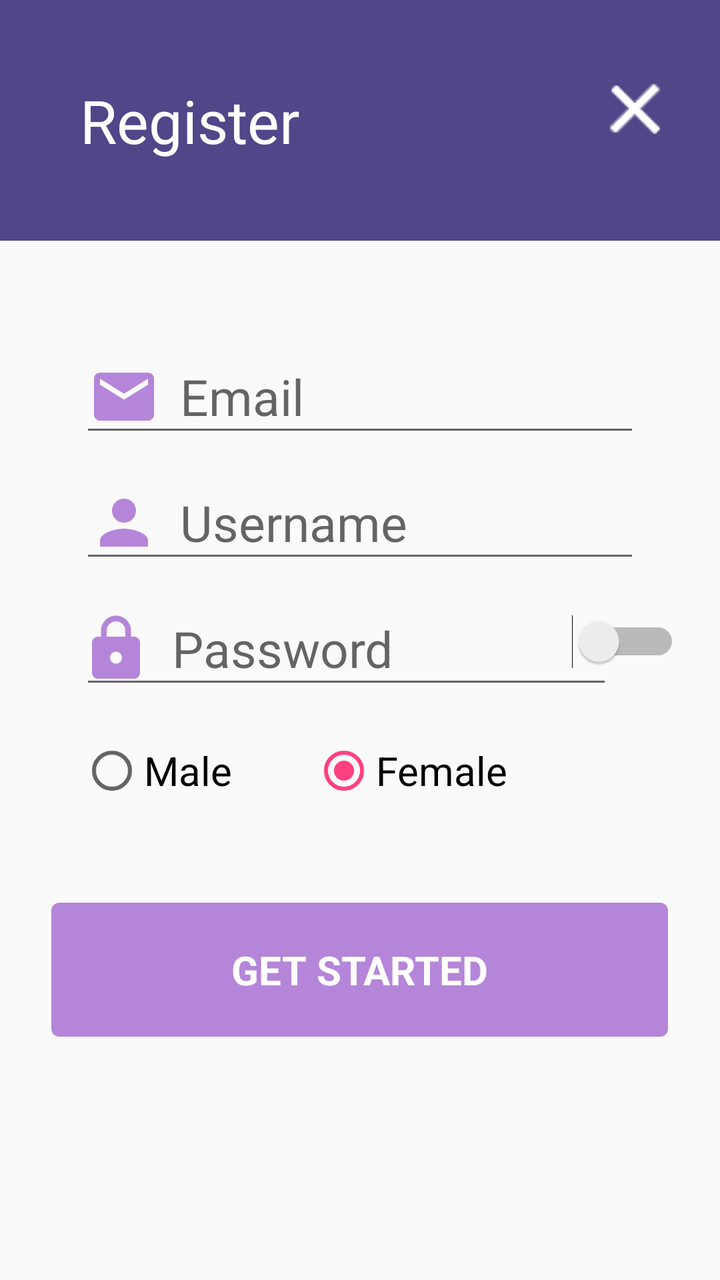
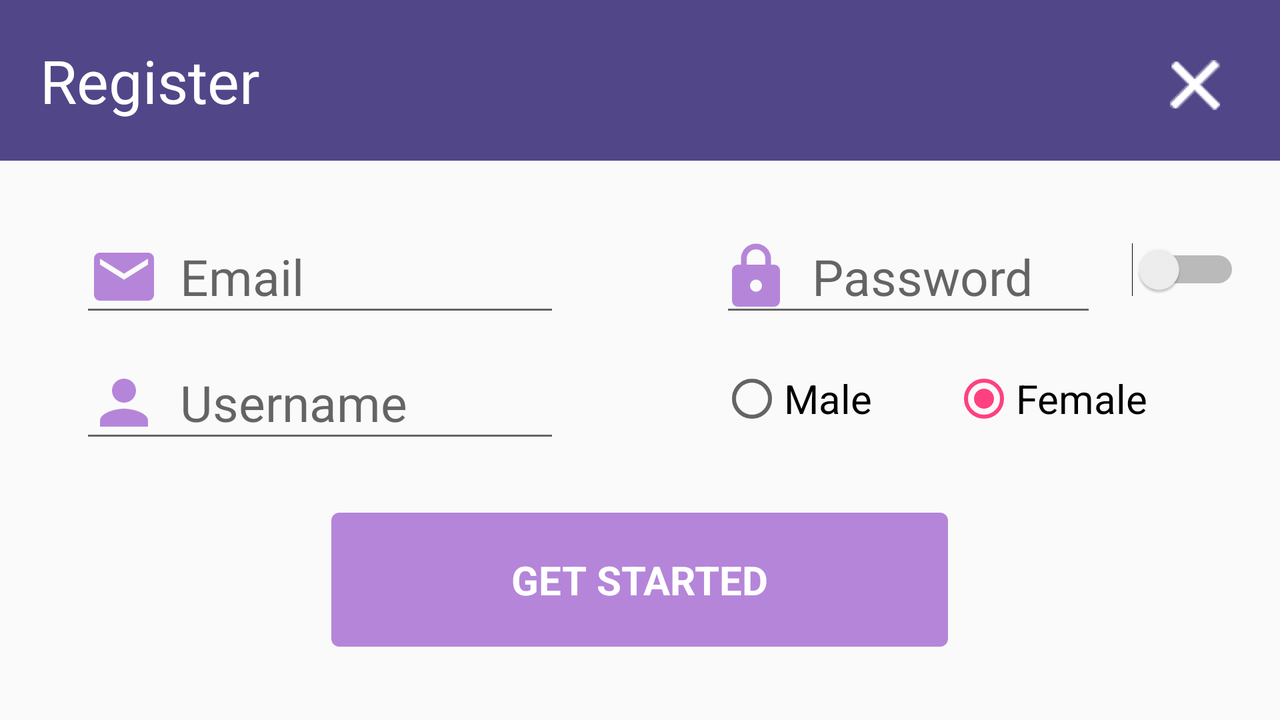

Compare how this app lays out the same screen by default and in its alternative resource folder. The renders come first, then the two layout files and the values they reference.
<!-- AndroidManifest.xml: application theme AppTheme -->
<!-- res/layout/resgiter.xml -->
<?xml version="1.0" encoding="utf-8"?>
<RelativeLayout xmlns:android="http://schemas.android.com/apk/res/android"
    android:id="@+id/activity_main"
    android:layout_width="match_parent"
    android:layout_height="match_parent">

    <TextView
        android:id="@+id/tvRegister"
        style="@style/TextViewTitleLoginAndResgiter"
        android:layout_width="match_parent"
        android:layout_height="wrap_content"
        android:text="@string/register_tv_title" />

    <ImageView
        android:id="@+id/imClose"
        android:layout_width="@dimen/register_imv_close_view_size"
        android:layout_height="@dimen/register_imv_close_view_size"
        android:layout_alignParentEnd="true"
        android:layout_alignParentRight="true"
        android:layout_marginEnd="@dimen/login_imv_add_view_padding_right"
        android:layout_marginRight="@dimen/login_imv_add_view_padding_right"
        android:layout_marginTop="@dimen/register_imv_close_padding_top"
        android:contentDescription="@null"
        android:src="@drawable/ic_close" />

    <EditText
        android:id="@+id/edEmail"
        style="@style/EditTextLoginAndRegister"
        android:layout_below="@+id/tvRegister"
        android:layout_marginTop="@dimen/register_edt_username_margin_top"
        android:drawableLeft="@drawable/ic_email"
        android:drawableStart="@drawable/ic_email"
        android:hint="@string/register_edt_email_hint"
        android:inputType="textEmailAddress" />

    <EditText
        android:id="@+id/edUsername"
        style="@style/EditTextLoginAndRegister"
        android:layout_below="@+id/edEmail"
        android:layout_marginTop="10dp"
        android:drawableLeft="@drawable/ic_person"
        android:drawableStart="@drawable/ic_person"
        android:hint="@string/register_edt_username_hint"
        android:inputType="text" />

    <FrameLayout
        android:id="@+id/frPassword"
        android:layout_width="match_parent"
        android:layout_height="wrap_content"
        android:layout_below="@+id/edUsername">

        <EditText
            android:id="@+id/edPassword"
            style="@style/EditTextLoginAndRegister"
            android:layout_width="wrap_content"
            android:layout_marginTop="@dimen/login_edt_password_margintop"
            android:drawableLeft="@drawable/ic_lock"
            android:drawableStart="@drawable/ic_lock"
            android:hint="@string/login_edt_password_hint"
            android:inputType="textPassword"
            android:paddingEnd="@dimen/register_edt_password_padding_right"
            android:paddingLeft="@dimen/register_edt_padding_start_left"
            android:paddingRight="@dimen/register_edt_password_padding_right"
            android:paddingStart="@dimen/register_edt_padding_start_left" />

        <Switch
            android:id="@+id/swPassword"
            android:layout_width="wrap_content"
            android:layout_height="wrap_content"
            android:layout_gravity="end|bottom"
            android:layout_marginBottom="@dimen/register_switch_margin_bottom"
            android:layout_marginEnd="@dimen/register_switch_margin_right"
            android:layout_marginRight="@dimen/register_switch_margin_right" />
    </FrameLayout>

    <RadioGroup
        android:id="@+id/rdgroupGender"
        android:layout_width="match_parent"
        android:layout_height="wrap_content"
        android:layout_below="@+id/frPassword"
        android:orientation="horizontal">

        <RadioButton
            android:id="@+id/rdbtnMale"
            style="@style/RadioButtonGenderRegister"
            android:layout_width="wrap_content"
            android:layout_height="wrap_content"
            android:text="@string/register_radiobtn_nam" />

        <RadioButton
            android:id="@+id/rdbtnFemale"
            style="@style/RadioButtonGenderRegister"
            android:layout_width="wrap_content"
            android:layout_height="wrap_content"
            android:checked="true"
            android:text="@string/register_radiobtn_nu" />
    </RadioGroup>

    <TextView
        android:id="@+id/tvStarted"
        android:layout_width="wrap_content"
        android:layout_height="wrap_content"
        android:layout_below="@+id/rdgroupGender"
        android:layout_centerHorizontal="true"
        android:layout_marginTop="@dimen/register_tv_started_margin_top"
        android:background="@drawable/login_signin_corner"
        android:paddingBottom="@dimen/login_tv_signin_padding_top_bottom"
        android:paddingLeft="@dimen/register_tv_started_padding_right_left"
        android:paddingRight="@dimen/register_tv_started_padding_right_left"
        android:paddingTop="@dimen/login_tv_signin_padding_top_bottom"
        android:text="@string/register_tv_get_started"
        android:textColor="@color/login_tv_text_color"
        android:textSize="@dimen/login_tv_signin_size_text"
        android:textStyle="bold" />
</RelativeLayout>
<!-- resources referenced by this layout -->
<resources>
  <color name="login_tv_text_color">#ffffff</color>
  <dimen name="login_edt_password_margintop">10dp</dimen>
  <dimen name="login_imv_add_view_padding_right">30dp</dimen>
  <dimen name="login_tv_signin_padding_top_bottom">20dp</dimen>
  <dimen name="login_tv_signin_size_text">20sp</dimen>
  <dimen name="register_edt_padding_start_left">0dp</dimen>
  <dimen name="register_edt_password_padding_right">110dp</dimen>
  <dimen name="register_edt_username_margin_top">50dp</dimen>
  <dimen name="register_imv_close_padding_top">42dp</dimen>
  <dimen name="register_imv_close_view_size">25dp</dimen>
  <dimen name="register_switch_margin_bottom">15dp</dimen>
  <dimen name="register_switch_margin_right">20dp</dimen>
  <dimen name="register_tv_started_margin_top">50dp</dimen>
  <dimen name="register_tv_started_padding_right_left">90dp</dimen>
  <!-- drawable ic_close: png bitmap (drawable-xxxhdpi, 22265 bytes) -->
  <!-- drawable ic_email: png bitmap (drawable-xxxhdpi, 1030 bytes) -->
  <!-- drawable ic_lock: png bitmap (drawable-xxxhdpi, 1395 bytes) -->
  <!-- drawable ic_person: png bitmap (drawable-xxxhdpi, 1237 bytes) -->
  <!-- drawable login_signin_corner (drawable) -->
  <?xml version="1.0" encoding="utf-8"?>
  <shape android:shape="rectangle" xmlns:android="http://schemas.android.com/apk/res/android">
      <solid android:color="@color/login_tv_signin_backgroud"/>
      <corners android:radius="4dp" />
  </shape>
  <string name="login_edt_password_hint">Password</string>
  <string name="register_edt_email_hint">Email</string>
  <string name="register_edt_username_hint">Username</string>
  <string name="register_radiobtn_nam">Male</string>
  <string name="register_radiobtn_nu">Female</string>
  <string name="register_tv_get_started">GET STARTED</string>
  <string name="register_tv_title">Register</string>
  <style name="EditTextLoginAndRegister">
          <item name="android:textSize">@dimen/login_layoutrelaytive_text_size</item>
          <item name="android:layout_width">match_parent</item>
          <item name="android:layout_height">wrap_content</item>
          <item name="android:drawablePadding">@dimen/login_edt_padding_drawable</item>
          <item name="android:layout_marginRight">@dimen/login_edt_margin_right_left</item>
          <item name="android:layout_marginLeft">@dimen/login_edt_margin_right_left</item>
      </style>
  <style name="RadioButtonGenderRegister">
          <item name="android:layout_marginTop">@dimen/register_rdbtn_margin_top</item>
          <item name="android:layout_marginLeft">@dimen/register_rdbtn_margin_left</item>
          <item name="android:textSize">@dimen/register_rdbtn_text_size</item>
      </style>
  <style name="TextViewTitleLoginAndResgiter">
          <item name="android:background">@color/login_tv_logo_background</item>
          <item name="android:padding">@dimen/login_tv_logo_padding</item>
          <item name="android:textColor">@color/login_tv_text_color</item>
          <item name="android:textSize">@dimen/login_tv_logo_size</item>
      </style>
  <style name="AppTheme" parent="Theme.AppCompat.Light.NoActionBar">
          
          <item name="colorPrimary">@color/colorPrimary</item>
          <item name="colorPrimaryDark">@color/colorPrimaryDark</item>
          <item name="colorAccent">@color/colorAccent</item>
      </style>
  <color name="login_tv_signin_backgroud">#b585d9</color>
  <dimen name="login_layoutrelaytive_text_size">25sp</dimen>
  <dimen name="login_edt_padding_drawable">10dp</dimen>
  <dimen name="login_edt_margin_right_left">40dp</dimen>
  <dimen name="register_rdbtn_margin_top">20dp</dimen>
  <dimen name="register_rdbtn_margin_left">40dp</dimen>
  <dimen name="register_rdbtn_text_size">20sp</dimen>
  <color name="login_tv_logo_background">#514688</color>
  <dimen name="login_tv_logo_padding">40dp</dimen>
  <dimen name="login_tv_logo_size">30sp</dimen>
  <color name="colorPrimary">#3F51B5</color>
  <color name="colorPrimaryDark">#303F9F</color>
  <color name="colorAccent">#FF4081</color>
</resources>
<!-- res/layout-land/resgiter.xml (the author's variant of the layout above) -->
<!-- drawn on the phone turned sideways -->
<?xml version="1.0" encoding="utf-8"?>
<RelativeLayout xmlns:android="http://schemas.android.com/apk/res/android"
    android:id="@+id/activity_main"
    android:layout_width="match_parent"
    android:layout_height="match_parent">

    <TextView
        android:id="@+id/tvRegister"
        style="@style/TextViewTitleLoginAndResgiter"
        android:layout_width="match_parent"
        android:layout_height="wrap_content"
        android:padding="20dp"
        android:text="@string/register_tv_title" />

    <ImageView
        android:id="@+id/imClose"
        android:layout_width="@dimen/register_imv_close_view_size"
        android:layout_height="@dimen/register_imv_close_view_size"
        android:layout_alignParentEnd="true"
        android:layout_alignParentRight="true"
        android:layout_marginEnd="@dimen/login_imv_add_view_padding_right"
        android:layout_marginRight="@dimen/login_imv_add_view_padding_right"
        android:layout_marginTop="@dimen/resgiter_land_imv_close_margin_top"
        android:contentDescription="@null"
        android:src="@drawable/ic_close" />

    <LinearLayout
        android:id="@+id/layoutComponent"
        android:layout_width="match_parent"
        android:layout_height="wrap_content"
        android:layout_below="@+id/tvRegister"
        android:baselineAligned="false"
        android:orientation="horizontal">

        <LinearLayout
            android:layout_width="1dp"
            android:layout_height="match_parent"
            android:layout_weight="1"
            android:orientation="vertical">

            <EditText
                android:id="@+id/edEmail"
                style="@style/EditTextLoginAndRegister"
                android:layout_marginTop="@dimen/register_land_edt_email_and_pw_margin_top"
                android:drawableLeft="@drawable/ic_email"
                android:drawableStart="@drawable/ic_email"
                android:hint="@string/register_edt_email_hint"
                android:inputType="textEmailAddress" />

            <EditText
                android:id="@+id/edUsername"
                style="@style/EditTextLoginAndRegister"
                android:layout_marginTop="@dimen/register_land_edt_username_margin_top"
                android:drawableLeft="@drawable/ic_person"
                android:drawableStart="@drawable/ic_person"
                android:hint="@string/register_edt_username_hint"
                android:inputType="text" />
        </LinearLayout>

        <LinearLayout
            android:layout_width="1dp"
            android:layout_height="match_parent"
            android:layout_weight="1"
            android:orientation="vertical">

            <FrameLayout
                android:id="@+id/frPassword"
                android:layout_width="match_parent"
                android:layout_height="wrap_content">

                <EditText
                    android:id="@+id/edPassword"
                    style="@style/EditTextLoginAndRegister"
                    android:layout_width="wrap_content"
                    android:layout_marginTop="@dimen/register_land_edt_email_and_pw_margin_top"
                    android:drawableLeft="@drawable/ic_lock"
                    android:drawableStart="@drawable/ic_lock"
                    android:hint="@string/login_edt_password_hint"
                    android:inputType="textPassword"
                    android:paddingEnd="@dimen/register_land_edt_password_padding_right"
                    android:paddingLeft="@dimen/register_edt_padding_start_left"
                    android:paddingRight="@dimen/register_land_edt_password_padding_right"
                    android:paddingStart="@dimen/register_edt_padding_start_left" />

                <Switch
                    android:id="@+id/swPassword"
                    android:layout_width="wrap_content"
                    android:layout_height="wrap_content"
                    android:layout_gravity="end|bottom"
                    android:layout_marginBottom="@dimen/register_switch_margin_bottom"
                    android:layout_marginEnd="@dimen/register_switch_margin_right"
                    android:layout_marginRight="@dimen/register_switch_margin_right" />
            </FrameLayout>

            <RadioGroup
                android:id="@+id/rdgroupGender"
                android:layout_width="match_parent"
                android:layout_height="wrap_content"
                android:orientation="horizontal">

                <RadioButton
                    android:id="@+id/rdbtnMale"
                    style="@style/RadioButtonGenderRegister"
                    android:layout_width="wrap_content"
                    android:layout_height="wrap_content"
                    android:text="@string/register_radiobtn_nam" />

                <RadioButton
                    android:id="@+id/rdbtnFemale"
                    style="@style/RadioButtonGenderRegister"
                    android:layout_width="wrap_content"
                    android:layout_height="wrap_content"
                    android:checked="true"
                    android:text="@string/register_radiobtn_nu" />
            </RadioGroup>
        </LinearLayout>
    </LinearLayout>

    <TextView
        android:id="@+id/tvStarted"
        android:layout_width="wrap_content"
        android:layout_height="wrap_content"
        android:layout_below="@+id/layoutComponent"
        android:layout_centerHorizontal="true"
        android:layout_marginTop="@dimen/register_land_tv_start_margin_top"
        android:background="@drawable/login_signin_corner"
        android:paddingBottom="@dimen/login_tv_signin_padding_top_bottom"
        android:paddingLeft="@dimen/register_tv_started_padding_right_left"
        android:paddingRight="@dimen/register_tv_started_padding_right_left"
        android:paddingTop="@dimen/login_tv_signin_padding_top_bottom"
        android:text="@string/register_tv_get_started"
        android:textColor="@color/login_tv_text_color"
        android:textSize="@dimen/login_tv_signin_size_text"
        android:textStyle="bold" />
</RelativeLayout>
<!-- resources referenced by the variant -->
<!-- as the phone turned sideways resolves them -->
<resources>
  <color name="login_tv_text_color">#ffffff</color>
  <dimen name="login_imv_add_view_padding_right">30dp</dimen>
  <dimen name="login_tv_signin_padding_top_bottom">20dp</dimen>
  <dimen name="login_tv_signin_size_text">20sp</dimen>
  <dimen name="register_edt_padding_start_left">0dp</dimen>
  <dimen name="register_imv_close_view_size">25dp</dimen>
  <dimen name="register_land_edt_email_and_pw_margin_top">30dp</dimen>
  <dimen name="register_land_edt_password_padding_right">32dp</dimen>
  <dimen name="register_land_edt_username_margin_top">10dp</dimen>
  <dimen name="register_land_tv_start_margin_top">30dp</dimen>
  <dimen name="register_switch_margin_bottom">15dp</dimen>
  <dimen name="register_switch_margin_right">20dp</dimen>
  <dimen name="register_tv_started_padding_right_left">90dp</dimen>
  <dimen name="resgiter_land_imv_close_margin_top">30dp</dimen>
  <!-- drawable ic_email: png bitmap (drawable-xxxhdpi, 1030 bytes) -->
  <!-- drawable ic_lock: png bitmap (drawable-xxxhdpi, 1395 bytes) -->
  <!-- drawable ic_person: png bitmap (drawable-xxxhdpi, 1237 bytes) -->
  <!-- drawable login_signin_corner (drawable) -->
  <?xml version="1.0" encoding="utf-8"?>
  <shape android:shape="rectangle" xmlns:android="http://schemas.android.com/apk/res/android">
      <solid android:color="@color/login_tv_signin_backgroud"/>
      <corners android:radius="4dp" />
  </shape>
  <string name="login_edt_password_hint">Password</string>
  <string name="register_edt_email_hint">Email</string>
  <string name="register_edt_username_hint">Username</string>
  <string name="register_radiobtn_nam">Male</string>
  <string name="register_radiobtn_nu">Female</string>
  <string name="register_tv_get_started">GET STARTED</string>
  <string name="register_tv_title">Register</string>
  <style name="EditTextLoginAndRegister">
          <item name="android:textSize">@dimen/login_layoutrelaytive_text_size</item>
          <item name="android:layout_width">match_parent</item>
          <item name="android:layout_height">wrap_content</item>
          <item name="android:drawablePadding">@dimen/login_edt_padding_drawable</item>
          <item name="android:layout_marginRight">@dimen/login_edt_margin_right_left</item>
          <item name="android:layout_marginLeft">@dimen/login_edt_margin_right_left</item>
      </style>
  <style name="RadioButtonGenderRegister">
          <item name="android:layout_marginTop">@dimen/register_rdbtn_margin_top</item>
          <item name="android:layout_marginLeft">@dimen/register_rdbtn_margin_left</item>
          <item name="android:textSize">@dimen/register_rdbtn_text_size</item>
      </style>
  <style name="TextViewTitleLoginAndResgiter">
          <item name="android:background">@color/login_tv_logo_background</item>
          <item name="android:padding">@dimen/login_tv_logo_padding</item>
          <item name="android:textColor">@color/login_tv_text_color</item>
          <item name="android:textSize">@dimen/login_tv_logo_size</item>
      </style>
  <style name="AppTheme" parent="Theme.AppCompat.Light.NoActionBar">
          
          <item name="colorPrimary">@color/colorPrimary</item>
          <item name="colorPrimaryDark">@color/colorPrimaryDark</item>
          <item name="colorAccent">@color/colorAccent</item>
      </style>
  <color name="login_tv_signin_backgroud">#b585d9</color>
  <dimen name="login_layoutrelaytive_text_size">25sp</dimen>
  <dimen name="login_edt_padding_drawable">10dp</dimen>
  <dimen name="login_edt_margin_right_left">40dp</dimen>
  <dimen name="register_rdbtn_margin_top">20dp</dimen>
  <dimen name="register_rdbtn_margin_left">40dp</dimen>
  <dimen name="register_rdbtn_text_size">20sp</dimen>
  <color name="login_tv_logo_background">#514688</color>
  <dimen name="login_tv_logo_padding">40dp</dimen>
  <dimen name="login_tv_logo_size">30sp</dimen>
  <color name="colorPrimary">#3F51B5</color>
  <color name="colorPrimaryDark">#303F9F</color>
  <color name="colorAccent">#FF4081</color>
</resources>
